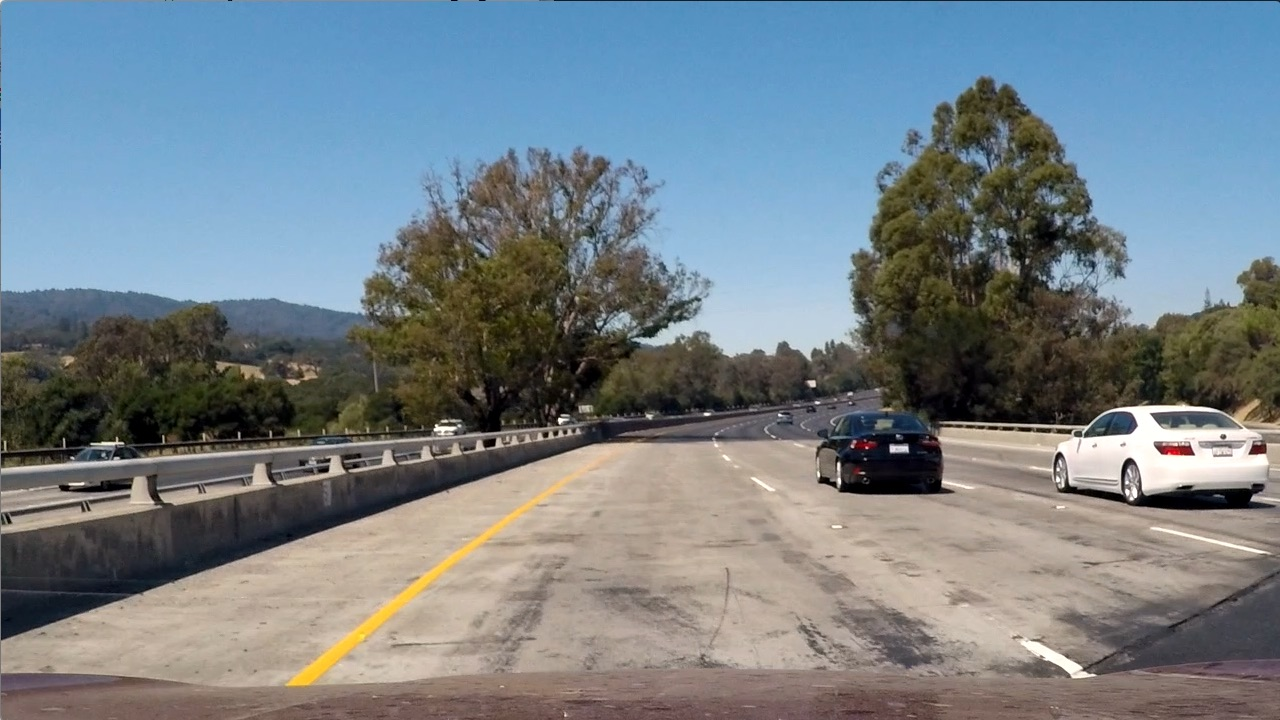
#> input picture test_images/test1.jpg, 1280 x 720 px; its folder holds only this picture in this run
$ jupyter execute --allow-errors project_writeup-Copy1.ipynb
#> lines starting #> are read from the running program, lines starting #| are printed output that depends on the picture
# Vehicle Detection using Histogram of Gradients and Linear SVM classifier

    Different parts of the project

1. Feature extraction and Classification - hog_classify.py
2. Helper Functions - lesson_functions.py
3. Heat Map - heat_map.py
4. Box tracking of objects for video implementation - Box_Check.py
5. Running the video and the pipeline - search_and_classify.py

   Step1 of the Vehicle Detection Pipeline

1. Feature Extraction - Different features were extracted from each image
    a. Binned Color Features - This was achieved by using the bin_spatial function which resized the image and
      captured the color information of the image even at low resolution.
    b. Histogram of Colors - A histogram of each color channel was created with default value of 32 bins, thereby
    leading to 96 features for each image in the training data set.
    c. HOG - Histogram of Gradients was calculated for the color space specified with pix_per_cell=8 and cell_per_block =2 with 9 orientations. This was the most compute intesive part of the feature extraction.

All these features were combined as the feature set for the linear SVM classifier.

### RUBRIC POINT 1 - HOG feature extraction from the training images

The below segment talks of the implementation of the different feature extraction functions including the HOG feature extraction.

[cell 1]
# Feature extraction functions

import matplotlib.image as mpimg
import matplotlib.pyplot as plt
import numpy as np
import cv2
from skimage.feature import hog
import glob

# Spatial Binning Function

# Define a function to compute binned color features
def bin_spatial(img, size=(32, 32)):
    # Use cv2.resize().ravel() to create the feature vector
    features = cv2.resize(img, size).ravel()
    # Return the feature vector
    return features

# Plot the result of running this function on test images
images = glob.glob('test_images/*.jpg')

print("Subset of Color binning features from the test images")

for image_name in images:
    image = mpimg.imread(image_name)
#> image is the input picture: shape (720, 1280, 3); mean R, G, B 117.5, 128.7, 135.5
    features = bin_spatial(image)
#> in bin_spatial, `features = cv2.resize(img, size).ravel()`: features = 3072 values, max 255 at index 1813, min 0 at index 1737, mean 127.1
    print(features[0:20])
#| [ 99 150 197  95 151 198  99 151 196  95 150 195  95 148 200  95 151 195
#|   93 146]

[cell 2]
def color_hist(image, bins=32, range=(0, 256)):

#> called with bins = 32, range = (0, 256)
    rhist = np.histogram(image[:,:,0].ravel(), bins=32, range=(0, 256))
    ghist = np.histogram(image[:,:,1], bins=32, range=(0, 256))
    bhist = np.histogram(image[:,:,2], bins=32, range=(0, 256))

    # Generating bin centers
    bin_edges = rhist[1]
#> bin_edges = 33 values from 0 to 256
    bin_centers = (bin_edges[1:]  + bin_edges[0:len(bin_edges)-1])/2
#> bin_centers = 32 values from 4 to 252

    # Concatenate the features together
    hist_features = np.concatenate((rhist[0], ghist[0], bhist[0]))
#> hist_features = 96 values, max 111331 at index 89, min 936 at index 60, mean 28800

    return rhist, ghist, bhist, bin_centers, hist_features

# Read in the test image again
image = mpimg.imread(images[0])
rhist, ghist, bhist, bin_centers, hist_features = color_hist(image)
#> bin_centers = 32 values from 4 to 252

# Plot a figure with all three bar charts
fig = plt.figure(figsize=(12,3))
plt.subplot(131)
plt.bar(bin_centers, rhist[0])
plt.xlim(0, 256)
plt.title('R Histogram')
plt.subplot(132)
plt.bar(bin_centers, ghist[0])
plt.xlim(0, 256)
plt.title('G Histogram')
plt.subplot(133)
plt.bar(bin_centers, bhist[0])
plt.xlim(0, 256)
plt.title('B Histogram')

plt.show()
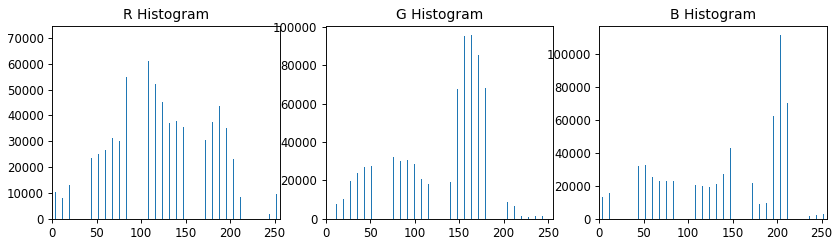
#> figure drawn by matplotlib, 3 panels; panel 1: tallest bar 71144 high, from x = 91.6 to 92.4; panel 2: tallest bar 95802 high, from x = 163.6 to 164.4; panel 3: tallest bar 111331 high, from x = 203.6 to 204.4

[cell 3]
# Function that is used to get the HOG features

# Define a function to return HOG features and visualization
# [18 lines left out: function get_hog_features, not called in this run]

# Run HOG on a car and a notcar image and compare the results
notcar = '/home/srikant/Documents/self_driving_car/vehicle_detection/non-vehicles_smallset/notcars1/extra46.jpeg'
#> (the rest of this cell did not finish here and is left out)

### RUBRIC POINT 2 - HOG parameters and how they were chosen

1. Orientation - I changed the orientation from the value of 9 provided in the Udacity lesson code to 15 but I did not see a whole lot of improvement in the Accuracy of the Classifier. However increasing the number of orientations increased compute time. Hence I finalized the value to be 9
2. pix_per-cell = 8. I reduced the pix_per_cell to 4 and while I did see a slight increase in the Accuracy of the test data, this was at the cost of much higher compute time for individual images. Therefore I decided to stick with 8.
3. cells_per_block = 2 I did not play around with this too much.

For the other feature selection criteria - I stuck to images sizes of 32x32 for the spatial binning as this led to reduction in feature size withouht losing too much information from the images.
The number of bins for the histogram of color features was 32 and the range was from (0,256)

#### RUBRIC POINT 3 - Training the classifier using the features

The high level algorithm is as follows

1. Extract features from each training image ( 64 x 64 .png files which are either car or not car )
2. Run a Linear Support Vector Machine Classifer
3. Save the SVC and the calibrated classifier (its use will be explained in future classes)

The classifier is implemented in the hog_classify.py section and was used on the vehicle and non-vehicle database that was locally stored. Important parts of the code snippet are run in the next code block.

[cell 4]
# Running the classifer - The code is copied from hog_classify.py

import numpy as np
import glob
import time
#> (the rest of this cell did not finish here and is left out)

#### RUBRIC POINT 4 - Sliding window implementation

The high level algorithm followed is

1. Determine window size, start and end points, overlap percentage
2. Run the sliding window function to calculate the sub-images on which the classifier needs to be run.
3. Provide that to the classifier and append to a list with positive matches.
4. See if that is the last window size, otherwise go back to step 1

Important parameters that were chosen

1. Window size - (64,64) --> From y_start = 360 to y_stop = 480
   (128,128) --> From y_start = 360 to y_stop = 600
   (256,256) --> From y_start = 360 to y_stop = 720
2. Start and End points - Mentioned above for each sliding window size
3. Overlap percentage - 90% to get very good results on the video.

Details on why these values were chosen are now provided

Window Size -- Although the video output was of pretty high quality with window sizes starting at (128,128), two reasons led me to change these values
    1. There was a "dead zone" for 3 seconds in the video when the white car moves away when the car stops being tracked .. this led me to believe that I need smaller windows as well to continue tracking objects that started to move away.
    2. The classification images were (64,64) and so it would be good to classify for images of those sizes.

Overlap Percentages - I started off with 0.5 overlap fraction and while this gave reasonably good result when I ran them on the images, this value was too small to provide persistence in the bounding boxes in the video.
The bounding boxes seemed to flicker and blink a lot and did not seem very nice.

I kept increasing the overlap percentages till I got a pretty good reduction in the flickering and blinking of the bounding boxes for the objects being tracked.

The next code block contains code and addtional details.

There are two main functions used for the sliding_window

1. The basic sliding window function based on the Udacity implementation in lesson_functions.py - slide_window()
2. Slide the window and classify for each sub-window in lesson_functions.py - full_sliding_window_search

[cell 5]
# The slide and search implementatoin is provided next

# [19 lines left out: function full_sliding_window_search, not called in this run]

[cell 6]
# Test on a few of the test images -- just the sliding window
import pickle
from lesson_functions import *
#> (the rest of this cell did not finish here and is left out)

[cell 7]
plt_img = mpimg.imread('output_images/test1.jpg')
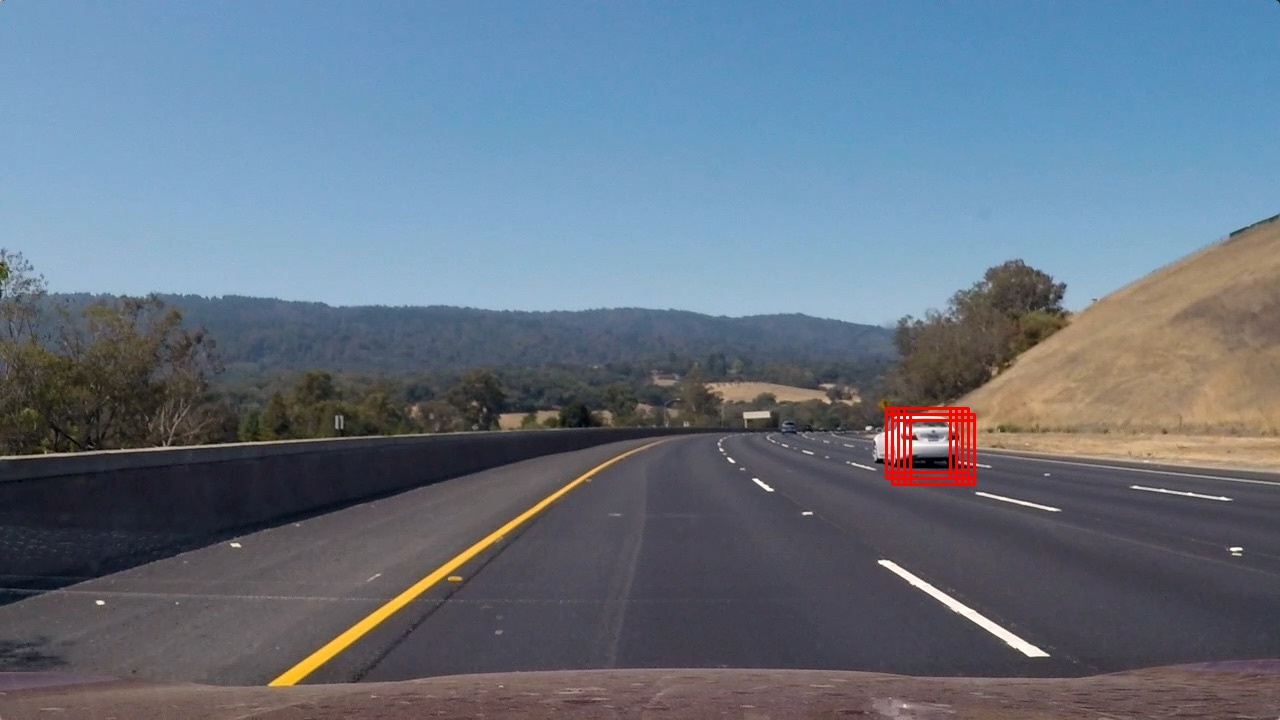
#> input picture output_images/test1.jpg, 1280 x 720 px
#> plt_img is the input picture: shape (720, 1280, 3); mean R, G, B 101.5, 114.9, 130.3
plt.imshow(plt_img)
plt.title('Car detected on test1')
plt.show()

[cell 8]
plt_img = mpimg.imread('output_images/test4.jpg')
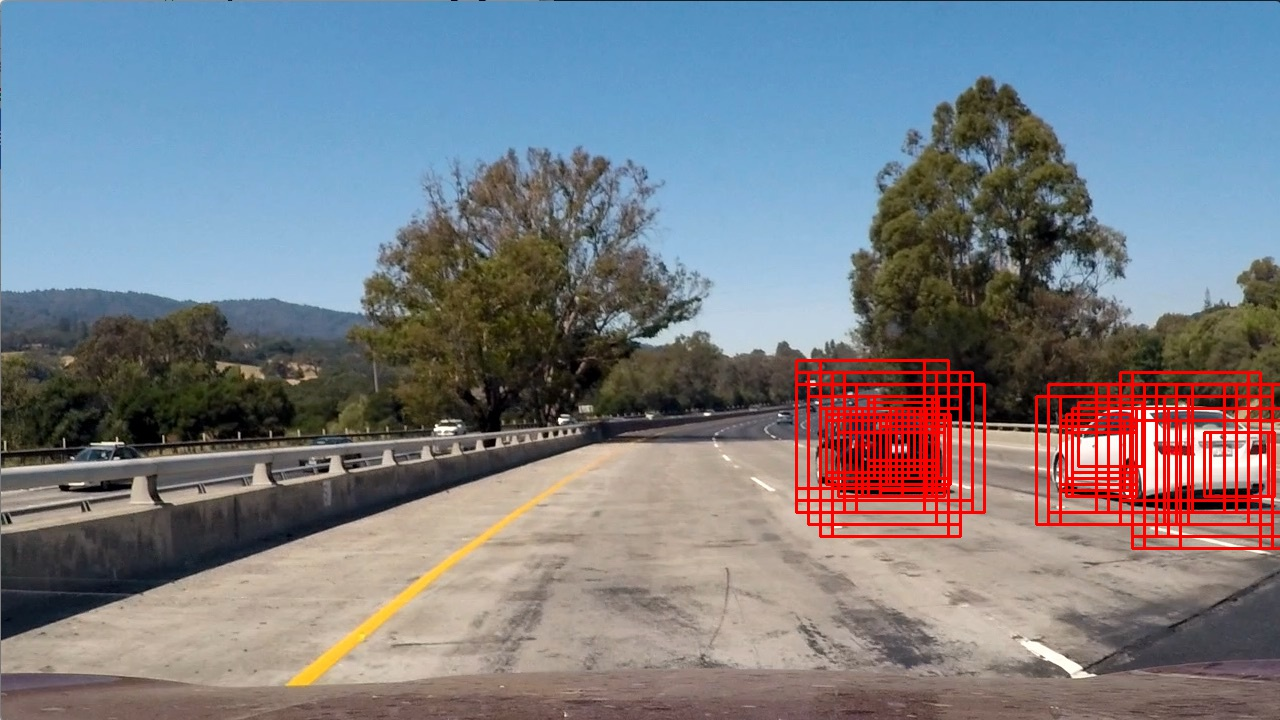
#> input picture output_images/test4.jpg, 1280 x 720 px
#> plt_img is the input picture: shape (720, 1280, 3); mean R, G, B 122.2, 125, 131.9
plt.imshow(plt_img)
plt.title('Car detected on test4')
plt.show()

### RUBRIC POINT 5 - Improvement to reduce false positives and more reliable car detections

Examples images are already provided above and in the output_images folder on the indentification of cars using the sliding window search.

There are additional steps which are performed to provide good results on the video which will be briefly discussed here and I will provide additional details in the Video Implementation section when necessary.

1. Dealing with False positives - There were a lot of false positives initially and the confidence level of the cars was > 0.9 in almost all test images.
Instead of just looking for a predicition of 1, only those sub_windows which had a predicted probability > 0.8 were accepted as real cars. ( The value of 0.8 was used mainly based on my understanding from the forum discussions and I would like to acknowledge that).
2. Which Color Space to Choose - Although all Color spaces (apart from RGB because I did not try RGB) gave excellent results in the classifier, I decided to go with YCrCb based on my results with test videos clips that I had created. I got pretty good results with YUV and HSV (HOG on all channels) as well.
3. I used cv2.imread as there was a mix of .png and .jpg images for classification and training.

### RUBRIC POINT 6 - Video Implementation

The pipeline for video implementation is as follows

Step 1 - Implement the Sliding Window and Search Classify discussed upto now.
Step 2 - Create Heat Map with a intensity threshold ( typ 2-3) to narrow down the number of bounding boxes and to get rid of false positives
step 3 - Detect if the bounding boxes is in the vicinity of the earlier bounding boxes
Step 4 - Merge the bounding boxes if there is overlap as one image.

[cell 9]
#### Video Pipeline Implementation

from lesson_functions import *
import cv2
import numpy as np
#> (the rest of this cell did not finish here and is left out)

[cell 10]
## Plot the sliding search window output and the corresponding search window on that -
test1 = mpimg.imread('output_images/test1.jpg')
heatmap1 = mpimg.imread('output_images/heatmap1.jpg')
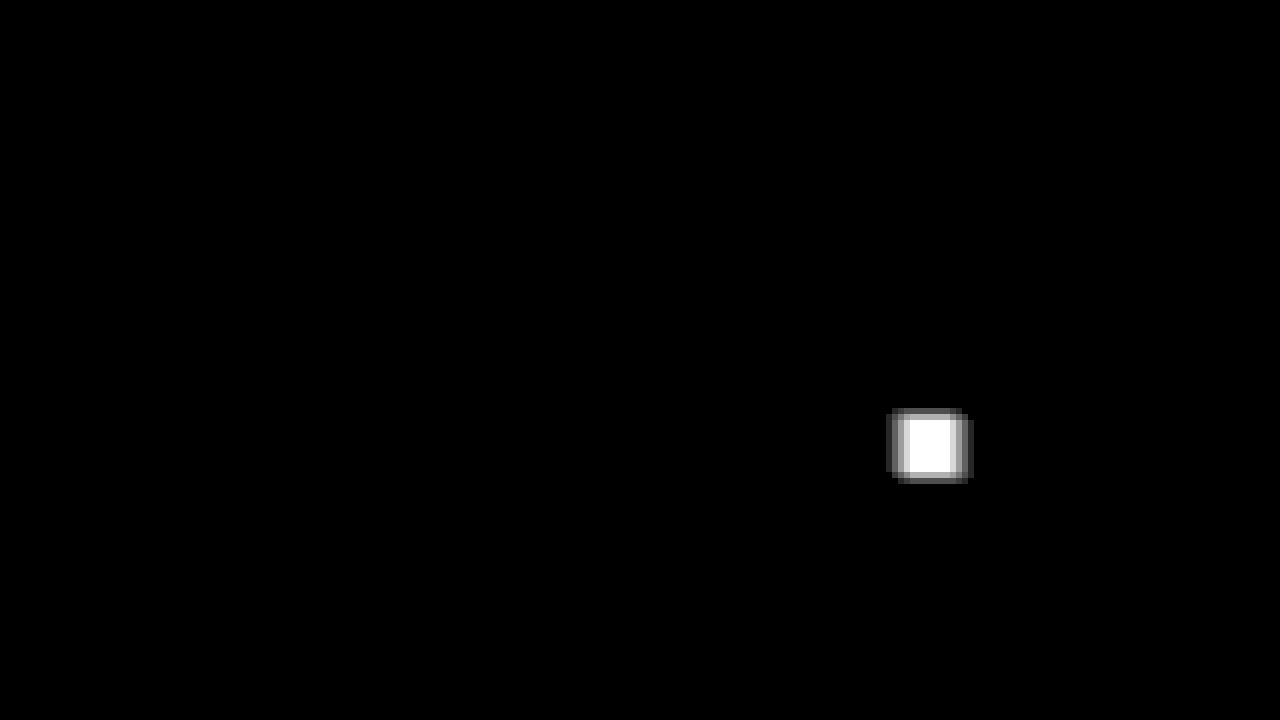
#> input picture output_images/heatmap1.jpg, 1280 x 720 px
#> heatmap1 is the input picture: shape (720, 1280, 3); min 0, max 255, mean 1.1
fig = plt.figure(figsize=(12,2))
plt.subplot(121)
plt.imshow(test1)
plt.title('Search Window output')
plt.subplot(122)
plt.imshow(heatmap1)
plt.title('HeatMap output')

plt.show()

[cell 11]
from lesson_functions import *
images = glob.glob('test_images/*.jpg')
i=1
#> (the rest of this cell did not finish here and is left out)
